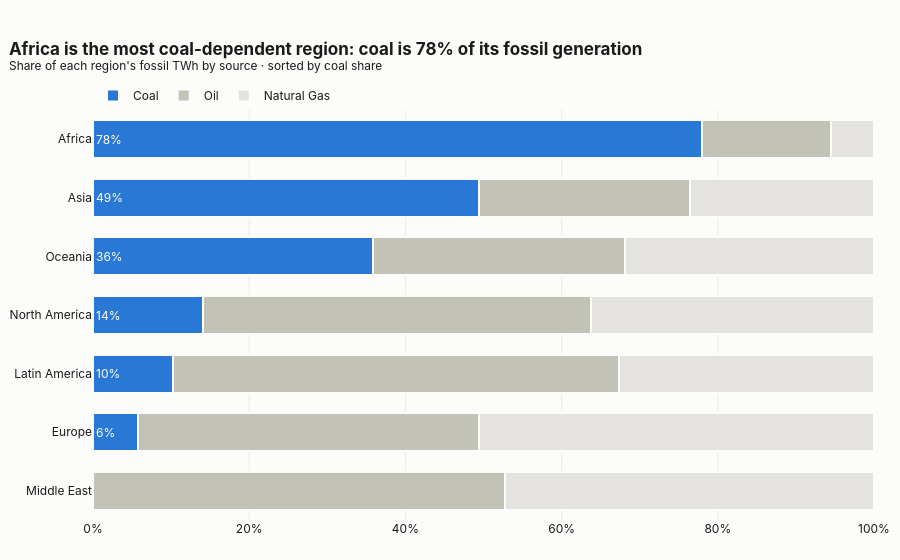

The cell this chart's notebook holds for it:
### Markdown cell above
## Task 3 — 100% stacked bar: which region relies most on coal?

**What to build:** A horizontal 100% stacked bar chart showing, for each **Region**, how its fossil energy splits between Coal, Oil and Natural Gas. This is the **same data as your Task 1 treemap**, visualised a second way.

**Requirements:**
- Reuse `df_fossil` from Task 1; aggregate TWh by `Region` × `Source` and convert to **shares of each region's fossil total**
- Horizontal bars, regions **sorted by coal share** (highest at the top)
- Coal is the segment on the baseline (first in `category_orders`) and the **only coloured segment** — keep it the same colour as in Task 1; Oil and Natural Gas in two greys
- Percentage labels on the coal segments only
- Insight title naming the most coal-dependent region and its coal share

> 💡 `df.groupby('Region')['TWh'].transform('sum')` gives each row its region total

### Code cell
# Task 3
# YOUR CODE HERE
# ── Task 3: 100% stacked bar, coal share of each region's fossil mix ──
df_fossil = fossil      # Task 1 named this `fossil`; alias it to the name the brief uses

SOURCE_ORDER = ['Coal', 'Oil', 'Natural Gas']       # Coal first = sits on the baseline
STACK_COLORS = {
    'Coal':        '#2a78d6',   # same blue as Task 1, the only coloured segment
    'Oil':         '#c3c2b7',   # mid grey
    'Natural Gas': '#e4e3df',   # light grey
}

region_mix = df_fossil.groupby(['Region', 'Source'], as_index=False)[VALUE_COL].sum()
region_mix['Share'] = region_mix[VALUE_COL] / region_mix.groupby('Region')[VALUE_COL].transform('sum')

# Sort regions by coal share, highest first
coal_share = (region_mix.loc[region_mix['Source'] == 'Coal']
                        .set_index('Region')['Share']
                        .reindex(region_mix['Region'].unique(), fill_value=0)   # regions with no coal = 0
                        .sort_values(ascending=False))
region_order = coal_share.index.tolist()
top_region, top_coal = region_order[0], coal_share.iloc[0]

# Labels on coal segments only
region_mix['Label'] = region_mix['Share'].map('{:.0%}'.format).where(region_mix['Source'] == 'Coal', '')

title = (f"<b>{top_region} is the most coal-dependent region: "
         f"coal is {top_coal:.0%} of its fossil generation</b><br>"
         f"<sup>Share of each region's fossil TWh by source · sorted by coal share</sup>")

fig_stack = px.bar(
    region_mix,
    x='Share', y='Region',
    color='Source',
    orientation='h',
    text='Label',
    custom_data=['Source', VALUE_COL],
    category_orders={'Source': SOURCE_ORDER, 'Region': region_order},   # first region = top bar
    color_discrete_map=STACK_COLORS,
)
fig_stack.update_traces(
    textposition='inside',
    insidetextanchor='start',
    textfont=dict(color='white'),
    marker_line=dict(color='#fcfcfb', width=2),      # thin gap between segments
    hovertemplate='<b>%{y}</b> · %{customdata[0]}<br>%{x:.0%} of fossil · %{customdata[1]:,.0f} TWh<extra></extra>',
)
fig_stack.update_layout(
    title=dict(text=title, x=0.01),
    barmode='stack',
    xaxis=dict(title=None, tickformat='.0%', range=[0, 1], showgrid=True, gridcolor='#ebeae6', zeroline=False),
    yaxis=dict(title=None),
    legend=dict(title=None, orientation='h', yanchor='bottom', y=1.0, xanchor='left', x=0, traceorder='normal'),
    bargap=0.35,
    plot_bgcolor='#fcfcfb', paper_bgcolor='#fcfcfb',
    margin=dict(t=110, l=10, r=20, b=40),
    font=dict(family='Inter, Arial, sans-serif', color='#1a1a19'),
)
fig_stack.show()

### Figure 1 — Plotly figure (JSON) as saved in the notebook; plotly's stock layout.template omitted (floating-point values rounded to 4 significant figures)
{"data": [{"customdata": [["Coal", 6727], ["Coal", 17300.0], ["Coal", 887], ["Coal", 1261], ["Coal", 1565], ["Coal", 2919]], "hovertemplate": "<b>%{y}</b> · %{customdata[0]}<br>%{x:.0%} of fossil · %{customdata[1]:,.0f} TWh<extra></extra>", "insidetextanchor": "start", "legendgroup": "Coal", "marker": {"color": "#2a78d6", "line": {"color": "#fcfcfb", "width": 2}, "pattern": {"shape": ""}}, "name": "Coal", "orientation": "h", "showlegend": true, "text": ["78%", "49%", "6%", "10%", "14%", "36%"], "textfont": {"color": "white"}, "textposition": "inside", "type": "bar", "x": [0.7804, 0.4937, 0.05765, 0.1019, 0.1406, 0.3585], "xaxis": "x", "y": ["Africa", "Asia", "Europe", "Latin America", "North America", "Oceania"], "yaxis": "y"}, {"customdata": [["Oil", 1421], ["Oil", 9500], ["Oil", 6715], ["Oil", 7076], ["Oil", 5098], ["Oil", 5535], ["Oil", 2624]], "hovertemplate": "<b>%{y}</b> · %{customdata[0]}<br>%{x:.0%} of fossil · %{customdata[1]:,.0f} TWh<extra></extra>", "insidetextanchor": "start", "legendgroup": "Oil", "marker": {"color": "#c3c2b7", "line": {"color": "#fcfcfb", "width": 2}, "pattern": {"shape": ""}}, "name": "Oil", "orientation": "h", "showlegend": true, "text": ["", "", "", "", "", "", ""], "textfont": {"color": "white"}, "textposition": "inside", "type": "bar", "x": [0.1648, 0.2711, 0.4364, 0.5718, 0.5271, 0.4973, 0.3223], "xaxis": "x", "y": ["Africa", "Asia", "Europe", "Latin America", "Middle East", "North America", "Oceania"], "yaxis": "y"}, {"customdata": [["Natural Gas", 472], ["Natural Gas", 8244], ["Natural Gas", 7785], ["Natural Gas", 4039], ["Natural Gas", 4573], ["Natural Gas", 4031], ["Natural Gas", 2599]], "hovertemplate": "<b>%{y}</b> · %{customdata[0]}<br>%{x:.0%} of fossil · %{customdata[1]:,.0f} TWh<extra></extra>", "insidetextanchor": "start", "legendgroup": "Natural Gas", "marker": {"color": "#e4e3df", "line": {"color": "#fcfcfb", "width": 2}, "pattern": {"shape": ""}}, "name": "Natural Gas", "orientation": "h", "showlegend": true, "text": ["", "", "", "", "", "", ""], "textfont": {"color": "white"}, "textposition": "inside", "type": "bar", "x": [0.05476, 0.2352, 0.5059, 0.3264, 0.4729, 0.3621, 0.3192], "xaxis": "x", "y": ["Africa", "Asia", "Europe", "Latin America", "Middle East", "North America", "Oceania"], "yaxis": "y"}], "layout": {"bargap": 0.35, "barmode": "stack", "font": {"color": "#1a1a19", "family": "Inter, Arial, sans-serif"}, "legend": {"orientation": "h", "title": {}, "tracegroupgap": 0, "traceorder": "normal", "x": 0, "xanchor": "left", "y": 1, "yanchor": "bottom"}, "margin": {"b": 40, "l": 10, "r": 20, "t": 110}, "paper_bgcolor": "#fcfcfb", "plot_bgcolor": "#fcfcfb", "title": {"text": "<b>Africa is the most coal-dependent region: coal is 78% of its fossil generation</b><br><sup>Share of each region's fossil TWh by source · sorted by coal share</sup>", "x": 0.01}, "xaxis": {"anchor": "y", "domain": [0, 1], "gridcolor": "#ebeae6", "range": [0, 1], "showgrid": true, "tickformat": ".0%", "title": {}, "zeroline": false}, "yaxis": {"anchor": "x", "categoryarray": ["Middle East", "Europe", "Latin America", "North America", "Oceania", "Asia", "Africa"], "categoryorder": "array", "domain": [0, 1], "title": {}}}}
